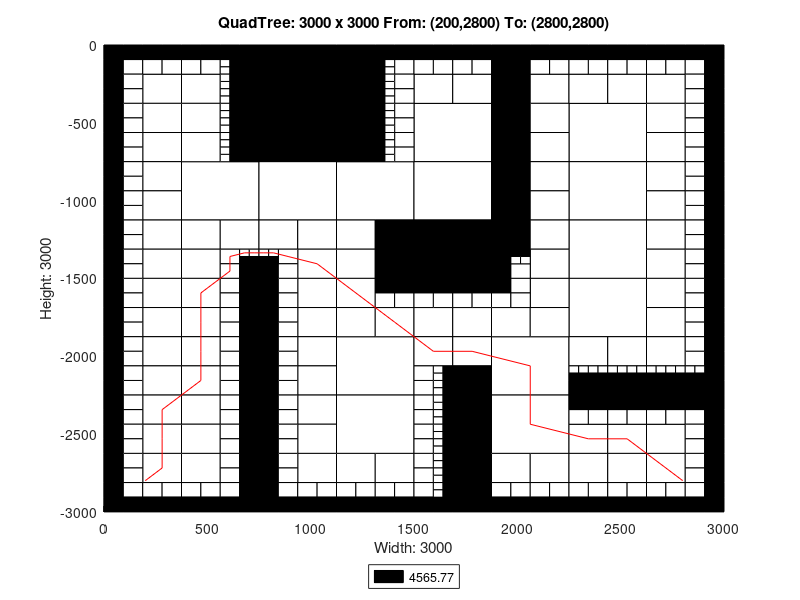

Here is the MATLAB script that generated this plot:
axis([0 3000 -3000 0]);
title('QuadTree: 3000 x 3000 From: (200,2800) To: (2800,2800)');
xlabel('Width: 3000');
ylabel('Height: 3000');
rectangle('Position',[750 -375 375 375], 'FaceColor',[0 0 0]);
rectangle('Position',[750 -750 375 375], 'FaceColor',[0 0 0]);
rectangle('Position',[375 -1125 375 375], 'FaceColor',[1 1 1]);
rectangle('Position',[750 -1125 375 375], 'FaceColor',[1 1 1]);
rectangle('Position',[1125 -1125 375 375], 'FaceColor',[1 1 1]);
rectangle('Position',[1500 -750 375 375], 'FaceColor',[1 1 1]);
rectangle('Position',[2250 -750 375 375], 'FaceColor',[1 1 1]);
rectangle('Position',[1500 -1125 375 375], 'FaceColor',[1 1 1]);
rectangle('Position',[1500 -1500 375 375], 'FaceColor',[0 0 0]);
rectangle('Position',[2250 -1125 375 375], 'FaceColor',[1 1 1]);
rectangle('Position',[2250 -1500 375 375], 'FaceColor',[1 1 1]);
rectangle('Position',[1125 -2250 375 375], 'FaceColor',[1 1 1]);
rectangle('Position',[1125 -2625 375 375], 'FaceColor',[1 1 1]);
rectangle('Position',[1875 -2250 375 375], 'FaceColor',[1 1 1]);
rectangle('Position',[2250 -1875 375 375], 'FaceColor',[1 1 1]);
rectangle('Position',[1875 -2625 375 375], 'FaceColor',[1 1 1]);
rectangle('Position',[187.5 -375 187.5 187.5], 'FaceColor',[1 1 1]);
rectangle('Position',[375 -375 187.5 187.5], 'FaceColor',[1 1 1]);
rectangle('Position',[187.5 -562.5 187.5 187.5], 'FaceColor',[1 1 1]);
rectangle('Position',[187.5 -750 187.5 187.5], 'FaceColor',[1 1 1]);
rectangle('Position',[375 -562.5 187.5 187.5], 'FaceColor',[1 1 1]);
rectangle('Position',[375 -750 187.5 187.5], 'FaceColor',[1 1 1]);
rectangle('Position',[1125 -187.5 187.5 187.5], 'FaceColor',[0 0 0]);
rectangle('Position',[1125 -375 187.5 187.5], 'FaceColor',[0 0 0]);
rectangle('Position',[1125 -562.5 187.5 187.5], 'FaceColor',[0 0 0]);
rectangle('Position',[1125 -750 187.5 187.5], 'FaceColor',[0 0 0]);
rectangle('Position',[187.5 -937.5 187.5 187.5], 'FaceColor',[1 1 1]);
rectangle('Position',[187.5 -1125 187.5 187.5], 'FaceColor',[1 1 1]);
rectangle('Position',[187.5 -1312.5 187.5 187.5], 'FaceColor',[1 1 1]);
rectangle('Position',[187.5 -1500 187.5 187.5], 'FaceColor',[1 1 1]);
rectangle('Position',[375 -1312.5 187.5 187.5], 'FaceColor',[1 1 1]);
rectangle('Position',[562.5 -1312.5 187.5 187.5], 'FaceColor',[1 1 1]);
rectangle('Position',[375 -1500 187.5 187.5], 'FaceColor',[1 1 1]);
rectangle('Position',[750 -1312.5 187.5 187.5], 'FaceColor',[1 1 1]);
rectangle('Position',[937.5 -1312.5 187.5 187.5], 'FaceColor',[1 1 1]);
rectangle('Position',[937.5 -1500 187.5 187.5], 'FaceColor',[1 1 1]);
rectangle('Position',[1125 -1312.5 187.5 187.5], 'FaceColor',[1 1 1]);
rectangle('Position',[1312.5 -1312.5 187.5 187.5], 'FaceColor',[0 0 0]);
rectangle('Position',[1125 -1500 187.5 187.5], 'FaceColor',[1 1 1]);
rectangle('Position',[1312.5 -1500 187.5 187.5], 'FaceColor',[0 0 0]);
rectangle('Position',[1500 -375 187.5 187.5], 'FaceColor',[1 1 1]);
rectangle('Position',[1687.5 -375 187.5 187.5], 'FaceColor',[1 1 1]);
rectangle('Position',[1875 -187.5 187.5 187.5], 'FaceColor',[0 0 0]);
rectangle('Position',[1875 -375 187.5 187.5], 'FaceColor',[0 0 0]);
rectangle('Position',[2062.5 -375 187.5 187.5], 'FaceColor',[1 1 1]);
rectangle('Position',[1875 -562.5 187.5 187.5], 'FaceColor',[0 0 0]);
rectangle('Position',[2062.5 -562.5 187.5 187.5], 'FaceColor',[1 1 1]);
rectangle('Position',[1875 -750 187.5 187.5], 'FaceColor',[0 0 0]);
rectangle('Position',[2062.5 -750 187.5 187.5], 'FaceColor',[1 1 1]);
rectangle('Position',[2250 -375 187.5 187.5], 'FaceColor',[1 1 1]);
rectangle('Position',[2437.5 -375 187.5 187.5], 'FaceColor',[1 1 1]);
rectangle('Position',[2625 -375 187.5 187.5], 'FaceColor',[1 1 1]);
rectangle('Position',[2625 -562.5 187.5 187.5], 'FaceColor',[1 1 1]);
rectangle('Position',[2625 -750 187.5 187.5], 'FaceColor',[1 1 1]);
rectangle('Position',[1875 -937.5 187.5 187.5], 'FaceColor',[0 0 0]);
rectangle('Position',[2062.5 -937.5 187.5 187.5], 'FaceColor',[1 1 1]);
rectangle('Position',[1875 -1125 187.5 187.5], 'FaceColor',[0 0 0]);
rectangle('Position',[2062.5 -1125 187.5 187.5], 'FaceColor',[1 1 1]);
rectangle('Position',[1875 -1312.5 187.5 187.5], 'FaceColor',[0 0 0]);
rectangle('Position',[2062.5 -1312.5 187.5 187.5], 'FaceColor',[1 1 1]);
rectangle('Position',[2062.5 -1500 187.5 187.5], 'FaceColor',[1 1 1]);
rectangle('Position',[2625 -937.5 187.5 187.5], 'FaceColor',[1 1 1]);
rectangle('Position',[2625 -1125 187.5 187.5], 'FaceColor',[1 1 1]);
rectangle('Position',[2625 -1312.5 187.5 187.5], 'FaceColor',[1 1 1]);
rectangle('Position',[2625 -1500 187.5 187.5], 'FaceColor',[1 1 1]);
rectangle('Position',[187.5 -1687.5 187.5 187.5], 'FaceColor',[1 1 1]);
rectangle('Position',[187.5 -1875 187.5 187.5], 'FaceColor',[1 1 1]);
rectangle('Position',[375 -1687.5 187.5 187.5], 'FaceColor',[1 1 1]);
rectangle('Position',[375 -1875 187.5 187.5], 'FaceColor',[1 1 1]);
rectangle('Position',[187.5 -2062.5 187.5 187.5], 'FaceColor',[1 1 1]);
rectangle('Position',[187.5 -2250 187.5 187.5], 'FaceColor',[1 1 1]);
rectangle('Position',[375 -2062.5 187.5 187.5], 'FaceColor',[1 1 1]);
rectangle('Position',[375 -2250 187.5 187.5], 'FaceColor',[1 1 1]);
rectangle('Position',[937.5 -1687.5 187.5 187.5], 'FaceColor',[1 1 1]);
rectangle('Position',[937.5 -1875 187.5 187.5], 'FaceColor',[1 1 1]);
rectangle('Position',[1125 -1687.5 187.5 187.5], 'FaceColor',[1 1 1]);
rectangle('Position',[1125 -1875 187.5 187.5], 'FaceColor',[1 1 1]);
rectangle('Position',[1312.5 -1875 187.5 187.5], 'FaceColor',[1 1 1]);
rectangle('Position',[937.5 -2062.5 187.5 187.5], 'FaceColor',[1 1 1]);
rectangle('Position',[937.5 -2250 187.5 187.5], 'FaceColor',[1 1 1]);
rectangle('Position',[187.5 -2437.5 187.5 187.5], 'FaceColor',[1 1 1]);
rectangle('Position',[187.5 -2625 187.5 187.5], 'FaceColor',[1 1 1]);
rectangle('Position',[375 -2437.5 187.5 187.5], 'FaceColor',[1 1 1]);
rectangle('Position',[375 -2625 187.5 187.5], 'FaceColor',[1 1 1]);
rectangle('Position',[187.5 -2812.5 187.5 187.5], 'FaceColor',[1 1 1]);
rectangle('Position',[375 -2812.5 187.5 187.5], 'FaceColor',[1 1 1]);
rectangle('Position',[937.5 -2437.5 187.5 187.5], 'FaceColor',[1 1 1]);
rectangle('Position',[937.5 -2625 187.5 187.5], 'FaceColor',[1 1 1]);
rectangle('Position',[937.5 -2812.5 187.5 187.5], 'FaceColor',[1 1 1]);
rectangle('Position',[1125 -2812.5 187.5 187.5], 'FaceColor',[1 1 1]);
rectangle('Position',[1312.5 -2812.5 187.5 187.5], 'FaceColor',[1 1 1]);
rectangle('Position',[1500 -1875 187.5 187.5], 'FaceColor',[1 1 1]);
rectangle('Position',[1687.5 -1875 187.5 187.5], 'FaceColor',[1 1 1]);
rectangle('Position',[2062.5 -1687.5 187.5 187.5], 'FaceColor',[1 1 1]);
rectangle('Position',[1875 -1875 187.5 187.5], 'FaceColor',[1 1 1]);
rectangle('Position',[2062.5 -1875 187.5 187.5], 'FaceColor',[1 1 1]);
rectangle('Position',[1500 -2062.5 187.5 187.5], 'FaceColor',[1 1 1]);
rectangle('Position',[1687.5 -2062.5 187.5 187.5], 'FaceColor',[1 1 1]);
rectangle('Position',[1687.5 -2250 187.5 187.5], 'FaceColor',[0 0 0]);
rectangle('Position',[2625 -1687.5 187.5 187.5], 'FaceColor',[1 1 1]);
rectangle('Position',[2625 -1875 187.5 187.5], 'FaceColor',[1 1 1]);
rectangle('Position',[2250 -2062.5 187.5 187.5], 'FaceColor',[1 1 1]);
rectangle('Position',[2437.5 -2062.5 187.5 187.5], 'FaceColor',[1 1 1]);
rectangle('Position',[2625 -2062.5 187.5 187.5], 'FaceColor',[1 1 1]);
rectangle('Position',[1687.5 -2437.5 187.5 187.5], 'FaceColor',[0 0 0]);
rectangle('Position',[1687.5 -2625 187.5 187.5], 'FaceColor',[0 0 0]);
rectangle('Position',[1687.5 -2812.5 187.5 187.5], 'FaceColor',[0 0 0]);
rectangle('Position',[1687.5 -3000 187.5 187.5], 'FaceColor',[0 0 0]);
rectangle('Position',[1875 -2812.5 187.5 187.5], 'FaceColor',[1 1 1]);
rectangle('Position',[2062.5 -2812.5 187.5 187.5], 'FaceColor',[1 1 1]);
rectangle('Position',[2250 -2625 187.5 187.5], 'FaceColor',[1 1 1]);
rectangle('Position',[2437.5 -2625 187.5 187.5], 'FaceColor',[1 1 1]);
rectangle('Position',[2625 -2625 187.5 187.5], 'FaceColor',[1 1 1]);
rectangle('Position',[2250 -2812.5 187.5 187.5], 'FaceColor',[1 1 1]);
rectangle('Position',[2437.5 -2812.5 187.5 187.5], 'FaceColor',[1 1 1]);
rectangle('Position',[2625 -2812.5 187.5 187.5], 'FaceColor',[1 1 1]);
rectangle('Position',[0 -93.75 93.75 93.75], 'FaceColor',[0 0 0]);
rectangle('Position',[93.75 -93.75 93.75 93.75], 'FaceColor',[0 0 0]);
rectangle('Position',[0 -187.5 93.75 93.75], 'FaceColor',[0 0 0]);
rectangle('Position',[93.75 -187.5 93.75 93.75], 'FaceColor',[1 1 1]);
rectangle('Position',[187.5 -93.75 93.75 93.75], 'FaceColor',[0 0 0]);
rectangle('Position',[281.25 -93.75 93.75 93.75], 'FaceColor',[0 0 0]);
rectangle('Position',[187.5 -187.5 93.75 93.75], 'FaceColor',[1 1 1]);
rectangle('Position',[281.25 -187.5 93.75 93.75], 'FaceColor',[1 1 1]);
rectangle('Position',[0 -281.25 93.75 93.75], 'FaceColor',[0 0 0]);
rectangle('Position',[93.75 -281.25 93.75 93.75], 'FaceColor',[1 1 1]);
rectangle('Position',[0 -375 93.75 93.75], 'FaceColor',[0 0 0]);
rectangle('Position',[93.75 -375 93.75 93.75], 'FaceColor',[1 1 1]);
rectangle('Position',[375 -93.75 93.75 93.75], 'FaceColor',[0 0 0]);
rectangle('Position',[468.75 -93.75 93.75 93.75], 'FaceColor',[0 0 0]);
rectangle('Position',[375 -187.5 93.75 93.75], 'FaceColor',[1 1 1]);
rectangle('Position',[468.75 -187.5 93.75 93.75], 'FaceColor',[1 1 1]);
rectangle('Position',[562.5 -93.75 93.75 93.75], 'FaceColor',[0 0 0]);
rectangle('Position',[656.25 -93.75 93.75 93.75], 'FaceColor',[0 0 0]);
rectangle('Position',[656.25 -187.5 93.75 93.75], 'FaceColor',[0 0 0]);
rectangle('Position',[656.25 -281.25 93.75 93.75], 'FaceColor',[0 0 0]);
rectangle('Position',[656.25 -375 93.75 93.75], 'FaceColor',[0 0 0]);
rectangle('Position',[0 -468.75 93.75 93.75], 'FaceColor',[0 0 0]);
rectangle('Position',[93.75 -468.75 93.75 93.75], 'FaceColor',[1 1 1]);
rectangle('Position',[0 -562.5 93.75 93.75], 'FaceColor',[0 0 0]);
rectangle('Position',[93.75 -562.5 93.75 93.75], 'FaceColor',[1 1 1]);
rectangle('Position',[0 -656.25 93.75 93.75], 'FaceColor',[0 0 0]);
rectangle('Position',[93.75 -656.25 93.75 93.75], 'FaceColor',[1 1 1]);
rectangle('Position',[0 -750 93.75 93.75], 'FaceColor',[0 0 0]);
rectangle('Position',[93.75 -750 93.75 93.75], 'FaceColor',[1 1 1]);
rectangle('Position',[656.25 -468.75 93.75 93.75], 'FaceColor',[0 0 0]);
rectangle('Position',[656.25 -562.5 93.75 93.75], 'FaceColor',[0 0 0]);
rectangle('Position',[656.25 -656.25 93.75 93.75], 'FaceColor',[0 0 0]);
rectangle('Position',[656.25 -750 93.75 93.75], 'FaceColor',[0 0 0]);
rectangle('Position',[1312.5 -93.75 93.75 93.75], 'FaceColor',[0 0 0]);
rectangle('Position',[1406.25 -93.75 93.75 93.75], 'FaceColor',[0 0 0]);
rectangle('Position',[1406.25 -187.5 93.75 93.75], 'FaceColor',[1 1 1]);
rectangle('Position',[1406.25 -281.25 93.75 93.75], 'FaceColor',[1 1 1]);
rectangle('Position',[1406.25 -375 93.75 93.75], 'FaceColor',[1 1 1]);
rectangle('Position',[1406.25 -468.75 93.75 93.75], 'FaceColor',[1 1 1]);
rectangle('Position',[1406.25 -562.5 93.75 93.75], 'FaceColor',[1 1 1]);
rectangle('Position',[1406.25 -656.25 93.75 93.75], 'FaceColor',[1 1 1]);
rectangle('Position',[1406.25 -750 93.75 93.75], 'FaceColor',[1 1 1]);
rectangle('Position',[0 -843.75 93.75 93.75], 'FaceColor',[0 0 0]);
rectangle('Position',[93.75 -843.75 93.75 93.75], 'FaceColor',[1 1 1]);
rectangle('Position',[0 -937.5 93.75 93.75], 'FaceColor',[0 0 0]);
rectangle('Position',[93.75 -937.5 93.75 93.75], 'FaceColor',[1 1 1]);
rectangle('Position',[0 -1031.25 93.75 93.75], 'FaceColor',[0 0 0]);
rectangle('Position',[93.75 -1031.25 93.75 93.75], 'FaceColor',[1 1 1]);
rectangle('Position',[0 -1125 93.75 93.75], 'FaceColor',[0 0 0]);
rectangle('Position',[93.75 -1125 93.75 93.75], 'FaceColor',[1 1 1]);
rectangle('Position',[0 -1218.75 93.75 93.75], 'FaceColor',[0 0 0]);
rectangle('Position',[93.75 -1218.75 93.75 93.75], 'FaceColor',[1 1 1]);
rectangle('Position',[0 -1312.5 93.75 93.75], 'FaceColor',[0 0 0]);
rectangle('Position',[93.75 -1312.5 93.75 93.75], 'FaceColor',[1 1 1]);
rectangle('Position',[0 -1406.25 93.75 93.75], 'FaceColor',[0 0 0]);
rectangle('Position',[93.75 -1406.25 93.75 93.75], 'FaceColor',[1 1 1]);
rectangle('Position',[0 -1500 93.75 93.75], 'FaceColor',[0 0 0]);
rectangle('Position',[93.75 -1500 93.75 93.75], 'FaceColor',[1 1 1]);
rectangle('Position',[562.5 -1406.25 93.75 93.75], 'FaceColor',[1 1 1]);
rectangle('Position',[562.5 -1500 93.75 93.75], 'FaceColor',[1 1 1]);
rectangle('Position',[656.25 -1500 93.75 93.75], 'FaceColor',[0 0 0]);
rectangle('Position',[843.75 -1406.25 93.75 93.75], 'FaceColor',[1 1 1]);
rectangle('Position',[750 -1500 93.75 93.75], 'FaceColor',[0 0 0]);
rectangle('Position',[843.75 -1500 93.75 93.75], 'FaceColor',[1 1 1]);
rectangle('Position',[1500 -93.75 93.75 93.75], 'FaceColor',[0 0 0]);
rectangle('Position',[1593.75 -93.75 93.75 93.75], 'FaceColor',[0 0 0]);
rectangle('Position',[1500 -187.5 93.75 93.75], 'FaceColor',[1 1 1]);
rectangle('Position',[1593.75 -187.5 93.75 93.75], 'FaceColor',[1 1 1]);
rectangle('Position',[1687.5 -93.75 93.75 93.75], 'FaceColor',[0 0 0]);
rectangle('Position',[1781.25 -93.75 93.75 93.75], 'FaceColor',[0 0 0]);
rectangle('Position',[1687.5 -187.5 93.75 93.75], 'FaceColor',[1 1 1]);
rectangle('Position',[1781.25 -187.5 93.75 93.75], 'FaceColor',[1 1 1]);
rectangle('Position',[2062.5 -93.75 93.75 93.75], 'FaceColor',[0 0 0]);
rectangle('Position',[2156.25 -93.75 93.75 93.75], 'FaceColor',[0 0 0]);
rectangle('Position',[2062.5 -187.5 93.75 93.75], 'FaceColor',[1 1 1]);
rectangle('Position',[2156.25 -187.5 93.75 93.75], 'FaceColor',[1 1 1]);
rectangle('Position',[2250 -93.75 93.75 93.75], 'FaceColor',[0 0 0]);
rectangle('Position',[2343.75 -93.75 93.75 93.75], 'FaceColor',[0 0 0]);
rectangle('Position',[2250 -187.5 93.75 93.75], 'FaceColor',[1 1 1]);
rectangle('Position',[2343.75 -187.5 93.75 93.75], 'FaceColor',[1 1 1]);
rectangle('Position',[2437.5 -93.75 93.75 93.75], 'FaceColor',[0 0 0]);
rectangle('Position',[2531.25 -93.75 93.75 93.75], 'FaceColor',[0 0 0]);
rectangle('Position',[2437.5 -187.5 93.75 93.75], 'FaceColor',[1 1 1]);
rectangle('Position',[2531.25 -187.5 93.75 93.75], 'FaceColor',[1 1 1]);
rectangle('Position',[2625 -93.75 93.75 93.75], 'FaceColor',[0 0 0]);
rectangle('Position',[2718.75 -93.75 93.75 93.75], 'FaceColor',[0 0 0]);
rectangle('Position',[2625 -187.5 93.75 93.75], 'FaceColor',[1 1 1]);
rectangle('Position',[2718.75 -187.5 93.75 93.75], 'FaceColor',[1 1 1]);
rectangle('Position',[2812.5 -93.75 93.75 93.75], 'FaceColor',[0 0 0]);
rectangle('Position',[2906.25 -93.75 93.75 93.75], 'FaceColor',[0 0 0]);
rectangle('Position',[2812.5 -187.5 93.75 93.75], 'FaceColor',[1 1 1]);
rectangle('Position',[2906.25 -187.5 93.75 93.75], 'FaceColor',[0 0 0]);
rectangle('Position',[2812.5 -281.25 93.75 93.75], 'FaceColor',[1 1 1]);
rectangle('Position',[2906.25 -281.25 93.75 93.75], 'FaceColor',[0 0 0]);
rectangle('Position',[2812.5 -375 93.75 93.75], 'FaceColor',[1 1 1]);
rectangle('Position',[2906.25 -375 93.75 93.75], 'FaceColor',[0 0 0]);
rectangle('Position',[2812.5 -468.75 93.75 93.75], 'FaceColor',[1 1 1]);
rectangle('Position',[2906.25 -468.75 93.75 93.75], 'FaceColor',[0 0 0]);
rectangle('Position',[2812.5 -562.5 93.75 93.75], 'FaceColor',[1 1 1]);
rectangle('Position',[2906.25 -562.5 93.75 93.75], 'FaceColor',[0 0 0]);
rectangle('Position',[2812.5 -656.25 93.75 93.75], 'FaceColor',[1 1 1]);
rectangle('Position',[2906.25 -656.25 93.75 93.75], 'FaceColor',[0 0 0]);
rectangle('Position',[2812.5 -750 93.75 93.75], 'FaceColor',[1 1 1]);
rectangle('Position',[2906.25 -750 93.75 93.75], 'FaceColor',[0 0 0]);
rectangle('Position',[1875 -1406.25 93.75 93.75], 'FaceColor',[0 0 0]);
rectangle('Position',[1875 -1500 93.75 93.75], 'FaceColor',[0 0 0]);
rectangle('Position',[1968.75 -1500 93.75 93.75], 'FaceColor',[1 1 1]);
rectangle('Position',[2812.5 -843.75 93.75 93.75], 'FaceColor',[1 1 1]);
rectangle('Position',[2906.25 -843.75 93.75 93.75], 'FaceColor',[0 0 0]);
rectangle('Position',[2812.5 -937.5 93.75 93.75], 'FaceColor',[1 1 1]);
rectangle('Position',[2906.25 -937.5 93.75 93.75], 'FaceColor',[0 0 0]);
rectangle('Position',[2812.5 -1031.25 93.75 93.75], 'FaceColor',[1 1 1]);
rectangle('Position',[2906.25 -1031.25 93.75 93.75], 'FaceColor',[0 0 0]);
rectangle('Position',[2812.5 -1125 93.75 93.75], 'FaceColor',[1 1 1]);
rectangle('Position',[2906.25 -1125 93.75 93.75], 'FaceColor',[0 0 0]);
rectangle('Position',[2812.5 -1218.75 93.75 93.75], 'FaceColor',[1 1 1]);
rectangle('Position',[2906.25 -1218.75 93.75 93.75], 'FaceColor',[0 0 0]);
rectangle('Position',[2812.5 -1312.5 93.75 93.75], 'FaceColor',[1 1 1]);
rectangle('Position',[2906.25 -1312.5 93.75 93.75], 'FaceColor',[0 0 0]);
rectangle('Position',[2812.5 -1406.25 93.75 93.75], 'FaceColor',[1 1 1]);
rectangle('Position',[2906.25 -1406.25 93.75 93.75], 'FaceColor',[0 0 0]);
rectangle('Position',[2812.5 -1500 93.75 93.75], 'FaceColor',[1 1 1]);
rectangle('Position',[2906.25 -1500 93.75 93.75], 'FaceColor',[0 0 0]);
rectangle('Position',[0 -1593.75 93.75 93.75], 'FaceColor',[0 0 0]);
rectangle('Position',[93.75 -1593.75 93.75 93.75], 'FaceColor',[1 1 1]);
rectangle('Position',[0 -1687.5 93.75 93.75], 'FaceColor',[0 0 0]);
rectangle('Position',[93.75 -1687.5 93.75 93.75], 'FaceColor',[1 1 1]);
rectangle('Position',[0 -1781.25 93.75 93.75], 'FaceColor',[0 0 0]);
rectangle('Position',[93.75 -1781.25 93.75 93.75], 'FaceColor',[1 1 1]);
rectangle('Position',[0 -1875 93.75 93.75], 'FaceColor',[0 0 0]);
rectangle('Position',[93.75 -1875 93.75 93.75], 'FaceColor',[1 1 1]);
rectangle('Position',[562.5 -1593.75 93.75 93.75], 'FaceColor',[1 1 1]);
rectangle('Position',[656.25 -1593.75 93.75 93.75], 'FaceColor',[0 0 0]);
rectangle('Position',[562.5 -1687.5 93.75 93.75], 'FaceColor',[1 1 1]);
rectangle('Position',[656.25 -1687.5 93.75 93.75], 'FaceColor',[0 0 0]);
rectangle('Position',[562.5 -1781.25 93.75 93.75], 'FaceColor',[1 1 1]);
rectangle('Position',[656.25 -1781.25 93.75 93.75], 'FaceColor',[0 0 0]);
rectangle('Position',[562.5 -1875 93.75 93.75], 'FaceColor',[1 1 1]);
rectangle('Position',[656.25 -1875 93.75 93.75], 'FaceColor',[0 0 0]);
rectangle('Position',[0 -1968.75 93.75 93.75], 'FaceColor',[0 0 0]);
rectangle('Position',[93.75 -1968.75 93.75 93.75], 'FaceColor',[1 1 1]);
rectangle('Position',[0 -2062.5 93.75 93.75], 'FaceColor',[0 0 0]);
rectangle('Position',[93.75 -2062.5 93.75 93.75], 'FaceColor',[1 1 1]);
rectangle('Position',[0 -2156.25 93.75 93.75], 'FaceColor',[0 0 0]);
rectangle('Position',[93.75 -2156.25 93.75 93.75], 'FaceColor',[1 1 1]);
rectangle('Position',[0 -2250 93.75 93.75], 'FaceColor',[0 0 0]);
rectangle('Position',[93.75 -2250 93.75 93.75], 'FaceColor',[1 1 1]);
rectangle('Position',[562.5 -1968.75 93.75 93.75], 'FaceColor',[1 1 1]);
rectangle('Position',[656.25 -1968.75 93.75 93.75], 'FaceColor',[0 0 0]);
rectangle('Position',[562.5 -2062.5 93.75 93.75], 'FaceColor',[1 1 1]);
rectangle('Position',[656.25 -2062.5 93.75 93.75], 'FaceColor',[0 0 0]);
rectangle('Position',[562.5 -2156.25 93.75 93.75], 'FaceColor',[1 1 1]);
rectangle('Position',[656.25 -2156.25 93.75 93.75], 'FaceColor',[0 0 0]);
rectangle('Position',[562.5 -2250 93.75 93.75], 'FaceColor',[1 1 1]);
rectangle('Position',[656.25 -2250 93.75 93.75], 'FaceColor',[0 0 0]);
rectangle('Position',[750 -1593.75 93.75 93.75], 'FaceColor',[0 0 0]);
rectangle('Position',[843.75 -1593.75 93.75 93.75], 'FaceColor',[1 1 1]);
rectangle('Position',[750 -1687.5 93.75 93.75], 'FaceColor',[0 0 0]);
rectangle('Position',[843.75 -1687.5 93.75 93.75], 'FaceColor',[1 1 1]);
rectangle('Position',[750 -1781.25 93.75 93.75], 'FaceColor',[0 0 0]);
rectangle('Position',[843.75 -1781.25 93.75 93.75], 'FaceColor',[1 1 1]);
rectangle('Position',[750 -1875 93.75 93.75], 'FaceColor',[0 0 0]);
rectangle('Position',[843.75 -1875 93.75 93.75], 'FaceColor',[1 1 1]);
rectangle('Position',[1312.5 -1593.75 93.75 93.75], 'FaceColor',[0 0 0]);
rectangle('Position',[1406.25 -1593.75 93.75 93.75], 'FaceColor',[0 0 0]);
rectangle('Position',[1312.5 -1687.5 93.75 93.75], 'FaceColor',[1 1 1]);
rectangle('Position',[1406.25 -1687.5 93.75 93.75], 'FaceColor',[1 1 1]);
rectangle('Position',[750 -1968.75 93.75 93.75], 'FaceColor',[0 0 0]);
rectangle('Position',[843.75 -1968.75 93.75 93.75], 'FaceColor',[1 1 1]);
rectangle('Position',[750 -2062.5 93.75 93.75], 'FaceColor',[0 0 0]);
rectangle('Position',[843.75 -2062.5 93.75 93.75], 'FaceColor',[1 1 1]);
rectangle('Position',[750 -2156.25 93.75 93.75], 'FaceColor',[0 0 0]);
rectangle('Position',[843.75 -2156.25 93.75 93.75], 'FaceColor',[1 1 1]);
rectangle('Position',[750 -2250 93.75 93.75], 'FaceColor',[0 0 0]);
rectangle('Position',[843.75 -2250 93.75 93.75], 'FaceColor',[1 1 1]);
rectangle('Position',[0 -2343.75 93.75 93.75], 'FaceColor',[0 0 0]);
rectangle('Position',[93.75 -2343.75 93.75 93.75], 'FaceColor',[1 1 1]);
rectangle('Position',[0 -2437.5 93.75 93.75], 'FaceColor',[0 0 0]);
rectangle('Position',[93.75 -2437.5 93.75 93.75], 'FaceColor',[1 1 1]);
rectangle('Position',[0 -2531.25 93.75 93.75], 'FaceColor',[0 0 0]);
rectangle('Position',[93.75 -2531.25 93.75 93.75], 'FaceColor',[1 1 1]);
rectangle('Position',[0 -2625 93.75 93.75], 'FaceColor',[0 0 0]);
rectangle('Position',[93.75 -2625 93.75 93.75], 'FaceColor',[1 1 1]);
rectangle('Position',[562.5 -2343.75 93.75 93.75], 'FaceColor',[1 1 1]);
rectangle('Position',[656.25 -2343.75 93.75 93.75], 'FaceColor',[0 0 0]);
rectangle('Position',[562.5 -2437.5 93.75 93.75], 'FaceColor',[1 1 1]);
rectangle('Position',[656.25 -2437.5 93.75 93.75], 'FaceColor',[0 0 0]);
rectangle('Position',[562.5 -2531.25 93.75 93.75], 'FaceColor',[1 1 1]);
rectangle('Position',[656.25 -2531.25 93.75 93.75], 'FaceColor',[0 0 0]);
rectangle('Position',[562.5 -2625 93.75 93.75], 'FaceColor',[1 1 1]);
rectangle('Position',[656.25 -2625 93.75 93.75], 'FaceColor',[0 0 0]);
rectangle('Position',[0 -2718.75 93.75 93.75], 'FaceColor',[0 0 0]);
rectangle('Position',[93.75 -2718.75 93.75 93.75], 'FaceColor',[1 1 1]);
rectangle('Position',[0 -2812.5 93.75 93.75], 'FaceColor',[0 0 0]);
rectangle('Position',[93.75 -2812.5 93.75 93.75], 'FaceColor',[1 1 1]);
rectangle('Position',[0 -2906.25 93.75 93.75], 'FaceColor',[0 0 0]);
rectangle('Position',[93.75 -2906.25 93.75 93.75], 'FaceColor',[1 1 1]);
rectangle('Position',[0 -3000 93.75 93.75], 'FaceColor',[0 0 0]);
rectangle('Position',[93.75 -3000 93.75 93.75], 'FaceColor',[0 0 0]);
rectangle('Position',[187.5 -2906.25 93.75 93.75], 'FaceColor',[1 1 1]);
rectangle('Position',[281.25 -2906.25 93.75 93.75], 'FaceColor',[1 1 1]);
rectangle('Position',[187.5 -3000 93.75 93.75], 'FaceColor',[0 0 0]);
rectangle('Position',[281.25 -3000 93.75 93.75], 'FaceColor',[0 0 0]);
rectangle('Position',[562.5 -2718.75 93.75 93.75], 'FaceColor',[1 1 1]);
rectangle('Position',[656.25 -2718.75 93.75 93.75], 'FaceColor',[0 0 0]);
rectangle('Position',[562.5 -2812.5 93.75 93.75], 'FaceColor',[1 1 1]);
rectangle('Position',[656.25 -2812.5 93.75 93.75], 'FaceColor',[0 0 0]);
rectangle('Position',[375 -2906.25 93.75 93.75], 'FaceColor',[1 1 1]);
rectangle('Position',[468.75 -2906.25 93.75 93.75], 'FaceColor',[1 1 1]);
rectangle('Position',[375 -3000 93.75 93.75], 'FaceColor',[0 0 0]);
rectangle('Position',[468.75 -3000 93.75 93.75], 'FaceColor',[0 0 0]);
rectangle('Position',[562.5 -2906.25 93.75 93.75], 'FaceColor',[1 1 1]);
rectangle('Position',[656.25 -2906.25 93.75 93.75], 'FaceColor',[0 0 0]);
rectangle('Position',[562.5 -3000 93.75 93.75], 'FaceColor',[0 0 0]);
rectangle('Position',[656.25 -3000 93.75 93.75], 'FaceColor',[0 0 0]);
rectangle('Position',[750 -2343.75 93.75 93.75], 'FaceColor',[0 0 0]);
rectangle('Position',[843.75 -2343.75 93.75 93.75], 'FaceColor',[1 1 1]);
rectangle('Position',[750 -2437.5 93.75 93.75], 'FaceColor',[0 0 0]);
rectangle('Position',[843.75 -2437.5 93.75 93.75], 'FaceColor',[1 1 1]);
rectangle('Position',[750 -2531.25 93.75 93.75], 'FaceColor',[0 0 0]);
rectangle('Position',[843.75 -2531.25 93.75 93.75], 'FaceColor',[1 1 1]);
rectangle('Position',[750 -2625 93.75 93.75], 'FaceColor',[0 0 0]);
rectangle('Position',[843.75 -2625 93.75 93.75], 'FaceColor',[1 1 1]);
rectangle('Position',[750 -2718.75 93.75 93.75], 'FaceColor',[0 0 0]);
rectangle('Position',[843.75 -2718.75 93.75 93.75], 'FaceColor',[1 1 1]);
rectangle('Position',[750 -2812.5 93.75 93.75], 'FaceColor',[0 0 0]);
rectangle('Position',[843.75 -2812.5 93.75 93.75], 'FaceColor',[1 1 1]);
rectangle('Position',[750 -2906.25 93.75 93.75], 'FaceColor',[0 0 0]);
rectangle('Position',[843.75 -2906.25 93.75 93.75], 'FaceColor',[1 1 1]);
rectangle('Position',[750 -3000 93.75 93.75], 'FaceColor',[0 0 0]);
rectangle('Position',[843.75 -3000 93.75 93.75], 'FaceColor',[0 0 0]);
rectangle('Position',[937.5 -2906.25 93.75 93.75], 'FaceColor',[1 1 1]);
rectangle('Position',[1031.25 -2906.25 93.75 93.75], 'FaceColor',[1 1 1]);
rectangle('Position',[937.5 -3000 93.75 93.75], 'FaceColor',[0 0 0]);
rectangle('Position',[1031.25 -3000 93.75 93.75], 'FaceColor',[0 0 0]);
rectangle('Position',[1125 -2906.25 93.75 93.75], 'FaceColor',[1 1 1]);
rectangle('Position',[1218.75 -2906.25 93.75 93.75], 'FaceColor',[1 1 1]);
rectangle('Position',[1125 -3000 93.75 93.75], 'FaceColor',[0 0 0]);
rectangle('Position',[1218.75 -3000 93.75 93.75], 'FaceColor',[0 0 0]);
rectangle('Position',[1312.5 -2906.25 93.75 93.75], 'FaceColor',[1 1 1]);
rectangle('Position',[1406.25 -2906.25 93.75 93.75], 'FaceColor',[1 1 1]);
rectangle('Position',[1312.5 -3000 93.75 93.75], 'FaceColor',[0 0 0]);
rectangle('Position',[1406.25 -3000 93.75 93.75], 'FaceColor',[0 0 0]);
rectangle('Position',[1500 -1593.75 93.75 93.75], 'FaceColor',[0 0 0]);
rectangle('Position',[1593.75 -1593.75 93.75 93.75], 'FaceColor',[0 0 0]);
rectangle('Position',[1500 -1687.5 93.75 93.75], 'FaceColor',[1 1 1]);
rectangle('Position',[1593.75 -1687.5 93.75 93.75], 'FaceColor',[1 1 1]);
rectangle('Position',[1687.5 -1593.75 93.75 93.75], 'FaceColor',[0 0 0]);
rectangle('Position',[1781.25 -1593.75 93.75 93.75], 'FaceColor',[0 0 0]);
rectangle('Position',[1687.5 -1687.5 93.75 93.75], 'FaceColor',[1 1 1]);
rectangle('Position',[1781.25 -1687.5 93.75 93.75], 'FaceColor',[1 1 1]);
rectangle('Position',[1875 -1593.75 93.75 93.75], 'FaceColor',[0 0 0]);
rectangle('Position',[1968.75 -1593.75 93.75 93.75], 'FaceColor',[1 1 1]);
rectangle('Position',[1875 -1687.5 93.75 93.75], 'FaceColor',[1 1 1]);
rectangle('Position',[1968.75 -1687.5 93.75 93.75], 'FaceColor',[1 1 1]);
rectangle('Position',[1500 -2156.25 93.75 93.75], 'FaceColor',[1 1 1]);
rectangle('Position',[1500 -2250 93.75 93.75], 'FaceColor',[1 1 1]);
rectangle('Position',[2812.5 -1593.75 93.75 93.75], 'FaceColor',[1 1 1]);
rectangle('Position',[2906.25 -1593.75 93.75 93.75], 'FaceColor',[0 0 0]);
rectangle('Position',[2812.5 -1687.5 93.75 93.75], 'FaceColor',[1 1 1]);
rectangle('Position',[2906.25 -1687.5 93.75 93.75], 'FaceColor',[0 0 0]);
rectangle('Position',[2812.5 -1781.25 93.75 93.75], 'FaceColor',[1 1 1]);
rectangle('Position',[2906.25 -1781.25 93.75 93.75], 'FaceColor',[0 0 0]);
rectangle('Position',[2812.5 -1875 93.75 93.75], 'FaceColor',[1 1 1]);
rectangle('Position',[2906.25 -1875 93.75 93.75], 'FaceColor',[0 0 0]);
rectangle('Position',[2250 -2250 93.75 93.75], 'FaceColor',[0 0 0]);
rectangle('Position',[2343.75 -2250 93.75 93.75], 'FaceColor',[0 0 0]);
rectangle('Position',[2437.5 -2250 93.75 93.75], 'FaceColor',[0 0 0]);
rectangle('Position',[2531.25 -2250 93.75 93.75], 'FaceColor',[0 0 0]);
rectangle('Position',[2812.5 -1968.75 93.75 93.75], 'FaceColor',[1 1 1]);
rectangle('Position',[2906.25 -1968.75 93.75 93.75], 'FaceColor',[0 0 0]);
rectangle('Position',[2812.5 -2062.5 93.75 93.75], 'FaceColor',[1 1 1]);
rectangle('Position',[2906.25 -2062.5 93.75 93.75], 'FaceColor',[0 0 0]);
rectangle('Position',[2625 -2250 93.75 93.75], 'FaceColor',[0 0 0]);
rectangle('Position',[2718.75 -2250 93.75 93.75], 'FaceColor',[0 0 0]);
rectangle('Position',[2906.25 -2156.25 93.75 93.75], 'FaceColor',[0 0 0]);
rectangle('Position',[2812.5 -2250 93.75 93.75], 'FaceColor',[0 0 0]);
rectangle('Position',[2906.25 -2250 93.75 93.75], 'FaceColor',[0 0 0]);
rectangle('Position',[1500 -2343.75 93.75 93.75], 'FaceColor',[1 1 1]);
rectangle('Position',[1500 -2437.5 93.75 93.75], 'FaceColor',[1 1 1]);
rectangle('Position',[1500 -2531.25 93.75 93.75], 'FaceColor',[1 1 1]);
rectangle('Position',[1500 -2625 93.75 93.75], 'FaceColor',[1 1 1]);
rectangle('Position',[1500 -2718.75 93.75 93.75], 'FaceColor',[1 1 1]);
rectangle('Position',[1500 -2812.5 93.75 93.75], 'FaceColor',[1 1 1]);
rectangle('Position',[1500 -2906.25 93.75 93.75], 'FaceColor',[1 1 1]);
rectangle('Position',[1500 -3000 93.75 93.75], 'FaceColor',[0 0 0]);
rectangle('Position',[1593.75 -3000 93.75 93.75], 'FaceColor',[0 0 0]);
rectangle('Position',[1875 -2906.25 93.75 93.75], 'FaceColor',[1 1 1]);
rectangle('Position',[1968.75 -2906.25 93.75 93.75], 'FaceColor',[1 1 1]);
rectangle('Position',[1875 -3000 93.75 93.75], 'FaceColor',[0 0 0]);
rectangle('Position',[1968.75 -3000 93.75 93.75], 'FaceColor',[0 0 0]);
rectangle('Position',[2062.5 -2906.25 93.75 93.75], 'FaceColor',[1 1 1]);
rectangle('Position',[2156.25 -2906.25 93.75 93.75], 'FaceColor',[1 1 1]);
rectangle('Position',[2062.5 -3000 93.75 93.75], 'FaceColor',[0 0 0]);
rectangle('Position',[2156.25 -3000 93.75 93.75], 'FaceColor',[0 0 0]);
rectangle('Position',[2250 -2343.75 93.75 93.75], 'FaceColor',[0 0 0]);
rectangle('Position',[2343.75 -2343.75 93.75 93.75], 'FaceColor',[0 0 0]);
rectangle('Position',[2250 -2437.5 93.75 93.75], 'FaceColor',[1 1 1]);
rectangle('Position',[2343.75 -2437.5 93.75 93.75], 'FaceColor',[1 1 1]);
rectangle('Position',[2437.5 -2343.75 93.75 93.75], 'FaceColor',[0 0 0]);
rectangle('Position',[2531.25 -2343.75 93.75 93.75], 'FaceColor',[0 0 0]);
rectangle('Position',[2437.5 -2437.5 93.75 93.75], 'FaceColor',[1 1 1]);
rectangle('Position',[2531.25 -2437.5 93.75 93.75], 'FaceColor',[1 1 1]);
rectangle('Position',[2625 -2343.75 93.75 93.75], 'FaceColor',[0 0 0]);
rectangle('Position',[2718.75 -2343.75 93.75 93.75], 'FaceColor',[0 0 0]);
rectangle('Position',[2625 -2437.5 93.75 93.75], 'FaceColor',[1 1 1]);
rectangle('Position',[2718.75 -2437.5 93.75 93.75], 'FaceColor',[1 1 1]);
rectangle('Position',[2812.5 -2343.75 93.75 93.75], 'FaceColor',[0 0 0]);
rectangle('Position',[2906.25 -2343.75 93.75 93.75], 'FaceColor',[0 0 0]);
rectangle('Position',[2812.5 -2437.5 93.75 93.75], 'FaceColor',[1 1 1]);
rectangle('Position',[2906.25 -2437.5 93.75 93.75], 'FaceColor',[0 0 0]);
rectangle('Position',[2812.5 -2531.25 93.75 93.75], 'FaceColor',[1 1 1]);
rectangle('Position',[2906.25 -2531.25 93.75 93.75], 'FaceColor',[0 0 0]);
rectangle('Position',[2812.5 -2625 93.75 93.75], 'FaceColor',[1 1 1]);
rectangle('Position',[2906.25 -2625 93.75 93.75], 'FaceColor',[0 0 0]);
rectangle('Position',[2250 -2906.25 93.75 93.75], 'FaceColor',[1 1 1]);
rectangle('Position',[2343.75 -2906.25 93.75 93.75], 'FaceColor',[1 1 1]);
rectangle('Position',[2250 -3000 93.75 93.75], 'FaceColor',[0 0 0]);
rectangle('Position',[2343.75 -3000 93.75 93.75], 'FaceColor',[0 0 0]);
rectangle('Position',[2437.5 -2906.25 93.75 93.75], 'FaceColor',[1 1 1]);
rectangle('Position',[2531.25 -2906.25 93.75 93.75], 'FaceColor',[1 1 1]);
rectangle('Position',[2437.5 -3000 93.75 93.75], 'FaceColor',[0 0 0]);
rectangle('Position',[2531.25 -3000 93.75 93.75], 'FaceColor',[0 0 0]);
rectangle('Position',[2812.5 -2718.75 93.75 93.75], 'FaceColor',[1 1 1]);
rectangle('Position',[2906.25 -2718.75 93.75 93.75], 'FaceColor',[0 0 0]);
rectangle('Position',[2812.5 -2812.5 93.75 93.75], 'FaceColor',[1 1 1]);
rectangle('Position',[2906.25 -2812.5 93.75 93.75], 'FaceColor',[0 0 0]);
rectangle('Position',[2625 -2906.25 93.75 93.75], 'FaceColor',[1 1 1]);
rectangle('Position',[2718.75 -2906.25 93.75 93.75], 'FaceColor',[1 1 1]);
rectangle('Position',[2625 -3000 93.75 93.75], 'FaceColor',[0 0 0]);
rectangle('Position',[2718.75 -3000 93.75 93.75], 'FaceColor',[0 0 0]);
rectangle('Position',[2812.5 -2906.25 93.75 93.75], 'FaceColor',[1 1 1]);
rectangle('Position',[2906.25 -2906.25 93.75 93.75], 'FaceColor',[0 0 0]);
rectangle('Position',[2812.5 -3000 93.75 93.75], 'FaceColor',[0 0 0]);
rectangle('Position',[2906.25 -3000 93.75 93.75], 'FaceColor',[0 0 0]);
rectangle('Position',[562.5 -140.625 46.875 46.875], 'FaceColor',[1 1 1]);
rectangle('Position',[609.375 -140.625 46.875 46.875], 'FaceColor',[0 0 0]);
rectangle('Position',[562.5 -187.5 46.875 46.875], 'FaceColor',[1 1 1]);
rectangle('Position',[609.375 -187.5 46.875 46.875], 'FaceColor',[0 0 0]);
rectangle('Position',[562.5 -234.375 46.875 46.875], 'FaceColor',[1 1 1]);
rectangle('Position',[609.375 -234.375 46.875 46.875], 'FaceColor',[0 0 0]);
rectangle('Position',[562.5 -281.25 46.875 46.875], 'FaceColor',[1 1 1]);
rectangle('Position',[609.375 -281.25 46.875 46.875], 'FaceColor',[0 0 0]);
rectangle('Position',[562.5 -328.125 46.875 46.875], 'FaceColor',[1 1 1]);
rectangle('Position',[609.375 -328.125 46.875 46.875], 'FaceColor',[0 0 0]);
rectangle('Position',[562.5 -375 46.875 46.875], 'FaceColor',[1 1 1]);
rectangle('Position',[609.375 -375 46.875 46.875], 'FaceColor',[0 0 0]);
rectangle('Position',[562.5 -421.875 46.875 46.875], 'FaceColor',[1 1 1]);
rectangle('Position',[609.375 -421.875 46.875 46.875], 'FaceColor',[0 0 0]);
rectangle('Position',[562.5 -468.75 46.875 46.875], 'FaceColor',[1 1 1]);
rectangle('Position',[609.375 -468.75 46.875 46.875], 'FaceColor',[0 0 0]);
rectangle('Position',[562.5 -515.625 46.875 46.875], 'FaceColor',[1 1 1]);
rectangle('Position',[609.375 -515.625 46.875 46.875], 'FaceColor',[0 0 0]);
rectangle('Position',[562.5 -562.5 46.875 46.875], 'FaceColor',[1 1 1]);
rectangle('Position',[609.375 -562.5 46.875 46.875], 'FaceColor',[0 0 0]);
rectangle('Position',[562.5 -609.375 46.875 46.875], 'FaceColor',[1 1 1]);
rectangle('Position',[609.375 -609.375 46.875 46.875], 'FaceColor',[0 0 0]);
rectangle('Position',[562.5 -656.25 46.875 46.875], 'FaceColor',[1 1 1]);
rectangle('Position',[609.375 -656.25 46.875 46.875], 'FaceColor',[0 0 0]);
rectangle('Position',[562.5 -703.125 46.875 46.875], 'FaceColor',[1 1 1]);
rectangle('Position',[609.375 -703.125 46.875 46.875], 'FaceColor',[0 0 0]);
rectangle('Position',[562.5 -750 46.875 46.875], 'FaceColor',[1 1 1]);
rectangle('Position',[609.375 -750 46.875 46.875], 'FaceColor',[0 0 0]);
rectangle('Position',[1312.5 -140.625 46.875 46.875], 'FaceColor',[0 0 0]);
rectangle('Position',[1359.38 -140.625 46.875 46.875], 'FaceColor',[1 1 1]);
rectangle('Position',[1312.5 -187.5 46.875 46.875], 'FaceColor',[0 0 0]);
rectangle('Position',[1359.38 -187.5 46.875 46.875], 'FaceColor',[1 1 1]);
rectangle('Position',[1312.5 -234.375 46.875 46.875], 'FaceColor',[0 0 0]);
rectangle('Position',[1359.38 -234.375 46.875 46.875], 'FaceColor',[1 1 1]);
rectangle('Position',[1312.5 -281.25 46.875 46.875], 'FaceColor',[0 0 0]);
rectangle('Position',[1359.38 -281.25 46.875 46.875], 'FaceColor',[1 1 1]);
rectangle('Position',[1312.5 -328.125 46.875 46.875], 'FaceColor',[0 0 0]);
rectangle('Position',[1359.38 -328.125 46.875 46.875], 'FaceColor',[1 1 1]);
rectangle('Position',[1312.5 -375 46.875 46.875], 'FaceColor',[0 0 0]);
rectangle('Position',[1359.38 -375 46.875 46.875], 'FaceColor',[1 1 1]);
rectangle('Position',[1312.5 -421.875 46.875 46.875], 'FaceColor',[0 0 0]);
rectangle('Position',[1359.38 -421.875 46.875 46.875], 'FaceColor',[1 1 1]);
rectangle('Position',[1312.5 -468.75 46.875 46.875], 'FaceColor',[0 0 0]);
rectangle('Position',[1359.38 -468.75 46.875 46.875], 'FaceColor',[1 1 1]);
rectangle('Position',[1312.5 -515.625 46.875 46.875], 'FaceColor',[0 0 0]);
rectangle('Position',[1359.38 -515.625 46.875 46.875], 'FaceColor',[1 1 1]);
rectangle('Position',[1312.5 -562.5 46.875 46.875], 'FaceColor',[0 0 0]);
rectangle('Position',[1359.38 -562.5 46.875 46.875], 'FaceColor',[1 1 1]);
rectangle('Position',[1312.5 -609.375 46.875 46.875], 'FaceColor',[0 0 0]);
rectangle('Position',[1359.38 -609.375 46.875 46.875], 'FaceColor',[1 1 1]);
rectangle('Position',[1312.5 -656.25 46.875 46.875], 'FaceColor',[0 0 0]);
rectangle('Position',[1359.38 -656.25 46.875 46.875], 'FaceColor',[1 1 1]);
rectangle('Position',[1312.5 -703.125 46.875 46.875], 'FaceColor',[0 0 0]);
rectangle('Position',[1359.38 -703.125 46.875 46.875], 'FaceColor',[1 1 1]);
rectangle('Position',[1312.5 -750 46.875 46.875], 'FaceColor',[0 0 0]);
rectangle('Position',[1359.38 -750 46.875 46.875], 'FaceColor',[1 1 1]);
rectangle('Position',[656.25 -1359.38 46.875 46.875], 'FaceColor',[1 1 1]);
rectangle('Position',[703.125 -1359.38 46.875 46.875], 'FaceColor',[1 1 1]);
rectangle('Position',[656.25 -1406.25 46.875 46.875], 'FaceColor',[0 0 0]);
rectangle('Position',[703.125 -1406.25 46.875 46.875], 'FaceColor',[0 0 0]);
rectangle('Position',[750 -1359.38 46.875 46.875], 'FaceColor',[1 1 1]);
rectangle('Position',[796.875 -1359.38 46.875 46.875], 'FaceColor',[1 1 1]);
rectangle('Position',[750 -1406.25 46.875 46.875], 'FaceColor',[0 0 0]);
rectangle('Position',[796.875 -1406.25 46.875 46.875], 'FaceColor',[0 0 0]);
rectangle('Position',[1968.75 -1359.38 46.875 46.875], 'FaceColor',[0 0 0]);
rectangle('Position',[2015.62 -1359.38 46.875 46.875], 'FaceColor',[0 0 0]);
rectangle('Position',[1968.75 -1406.25 46.875 46.875], 'FaceColor',[1 1 1]);
rectangle('Position',[2015.62 -1406.25 46.875 46.875], 'FaceColor',[1 1 1]);
rectangle('Position',[1593.75 -2109.38 46.875 46.875], 'FaceColor',[1 1 1]);
rectangle('Position',[1640.62 -2109.38 46.875 46.875], 'FaceColor',[0 0 0]);
rectangle('Position',[1593.75 -2156.25 46.875 46.875], 'FaceColor',[1 1 1]);
rectangle('Position',[1640.62 -2156.25 46.875 46.875], 'FaceColor',[0 0 0]);
rectangle('Position',[1593.75 -2203.12 46.875 46.875], 'FaceColor',[1 1 1]);
rectangle('Position',[1640.62 -2203.12 46.875 46.875], 'FaceColor',[0 0 0]);
rectangle('Position',[1593.75 -2250 46.875 46.875], 'FaceColor',[1 1 1]);
rectangle('Position',[1640.62 -2250 46.875 46.875], 'FaceColor',[0 0 0]);
rectangle('Position',[2250 -2109.38 46.875 46.875], 'FaceColor',[1 1 1]);
rectangle('Position',[2296.88 -2109.38 46.875 46.875], 'FaceColor',[1 1 1]);
rectangle('Position',[2250 -2156.25 46.875 46.875], 'FaceColor',[0 0 0]);
rectangle('Position',[2296.88 -2156.25 46.875 46.875], 'FaceColor',[0 0 0]);
rectangle('Position',[2343.75 -2109.38 46.875 46.875], 'FaceColor',[1 1 1]);
rectangle('Position',[2390.62 -2109.38 46.875 46.875], 'FaceColor',[1 1 1]);
rectangle('Position',[2343.75 -2156.25 46.875 46.875], 'FaceColor',[0 0 0]);
rectangle('Position',[2390.62 -2156.25 46.875 46.875], 'FaceColor',[0 0 0]);
rectangle('Position',[2437.5 -2109.38 46.875 46.875], 'FaceColor',[1 1 1]);
rectangle('Position',[2484.38 -2109.38 46.875 46.875], 'FaceColor',[1 1 1]);
rectangle('Position',[2437.5 -2156.25 46.875 46.875], 'FaceColor',[0 0 0]);
rectangle('Position',[2484.38 -2156.25 46.875 46.875], 'FaceColor',[0 0 0]);
rectangle('Position',[2531.25 -2109.38 46.875 46.875], 'FaceColor',[1 1 1]);
rectangle('Position',[2578.12 -2109.38 46.875 46.875], 'FaceColor',[1 1 1]);
rectangle('Position',[2531.25 -2156.25 46.875 46.875], 'FaceColor',[0 0 0]);
rectangle('Position',[2578.12 -2156.25 46.875 46.875], 'FaceColor',[0 0 0]);
rectangle('Position',[2625 -2109.38 46.875 46.875], 'FaceColor',[1 1 1]);
rectangle('Position',[2671.88 -2109.38 46.875 46.875], 'FaceColor',[1 1 1]);
rectangle('Position',[2625 -2156.25 46.875 46.875], 'FaceColor',[0 0 0]);
rectangle('Position',[2671.88 -2156.25 46.875 46.875], 'FaceColor',[0 0 0]);
rectangle('Position',[2718.75 -2109.38 46.875 46.875], 'FaceColor',[1 1 1]);
rectangle('Position',[2765.62 -2109.38 46.875 46.875], 'FaceColor',[1 1 1]);
rectangle('Position',[2718.75 -2156.25 46.875 46.875], 'FaceColor',[0 0 0]);
rectangle('Position',[2765.62 -2156.25 46.875 46.875], 'FaceColor',[0 0 0]);
rectangle('Position',[2812.5 -2109.38 46.875 46.875], 'FaceColor',[1 1 1]);
rectangle('Position',[2859.38 -2109.38 46.875 46.875], 'FaceColor',[1 1 1]);
rectangle('Position',[2812.5 -2156.25 46.875 46.875], 'FaceColor',[0 0 0]);
rectangle('Position',[2859.38 -2156.25 46.875 46.875], 'FaceColor',[0 0 0]);
rectangle('Position',[1593.75 -2296.88 46.875 46.875], 'FaceColor',[1 1 1]);
rectangle('Position',[1640.62 -2296.88 46.875 46.875], 'FaceColor',[0 0 0]);
rectangle('Position',[1593.75 -2343.75 46.875 46.875], 'FaceColor',[1 1 1]);
rectangle('Position',[1640.62 -2343.75 46.875 46.875], 'FaceColor',[0 0 0]);
rectangle('Position',[1593.75 -2390.62 46.875 46.875], 'FaceColor',[1 1 1]);
rectangle('Position',[1640.62 -2390.62 46.875 46.875], 'FaceColor',[0 0 0]);
rectangle('Position',[1593.75 -2437.5 46.875 46.875], 'FaceColor',[1 1 1]);
rectangle('Position',[1640.62 -2437.5 46.875 46.875], 'FaceColor',[0 0 0]);
rectangle('Position',[1593.75 -2484.38 46.875 46.875], 'FaceColor',[1 1 1]);
rectangle('Position',[1640.62 -2484.38 46.875 46.875], 'FaceColor',[0 0 0]);
rectangle('Position',[1593.75 -2531.25 46.875 46.875], 'FaceColor',[1 1 1]);
rectangle('Position',[1640.62 -2531.25 46.875 46.875], 'FaceColor',[0 0 0]);
rectangle('Position',[1593.75 -2578.12 46.875 46.875], 'FaceColor',[1 1 1]);
rectangle('Position',[1640.62 -2578.12 46.875 46.875], 'FaceColor',[0 0 0]);
rectangle('Position',[1593.75 -2625 46.875 46.875], 'FaceColor',[1 1 1]);
rectangle('Position',[1640.62 -2625 46.875 46.875], 'FaceColor',[0 0 0]);
rectangle('Position',[1593.75 -2671.88 46.875 46.875], 'FaceColor',[1 1 1]);
rectangle('Position',[1640.62 -2671.88 46.875 46.875], 'FaceColor',[0 0 0]);
rectangle('Position',[1593.75 -2718.75 46.875 46.875], 'FaceColor',[1 1 1]);
rectangle('Position',[1640.62 -2718.75 46.875 46.875], 'FaceColor',[0 0 0]);
rectangle('Position',[1593.75 -2765.62 46.875 46.875], 'FaceColor',[1 1 1]);
rectangle('Position',[1640.62 -2765.62 46.875 46.875], 'FaceColor',[0 0 0]);
rectangle('Position',[1593.75 -2812.5 46.875 46.875], 'FaceColor',[1 1 1]);
rectangle('Position',[1640.62 -2812.5 46.875 46.875], 'FaceColor',[0 0 0]);
rectangle('Position',[1593.75 -2859.38 46.875 46.875], 'FaceColor',[1 1 1]);
rectangle('Position',[1640.62 -2859.38 46.875 46.875], 'FaceColor',[0 0 0]);
rectangle('Position',[1593.75 -2906.25 46.875 46.875], 'FaceColor',[1 1 1]);
rectangle('Position',[1640.62 -2906.25 46.875 46.875], 'FaceColor',[0 0 0]);
X=[2800,2718.75,2531.25,2343.75,2062.5,2062.5,1781.25,1593.75,1406.25,1218.75,1031.25,890.625,820.312,773.438,726.562,679.688,609.375,609.375,468.75,468.75,468.75,468.75,281.25,281.25,281.25,200];
Y=[-2800,-2718.75,-2531.25,-2531.25,-2437.5,-2062.5,-1968.75,-1968.75,-1781.25,-1593.75,-1406.25,-1359.38,-1335.94,-1335.94,-1335.94,-1335.94,-1359.38,-1453.12,-1593.75,-1781.25,-1968.75,-2156.25,-2343.75,-2531.25,-2718.75,-2800];
hold on;
plot(X,Y,'r');
legend('4565.77','Location','southoutside');
